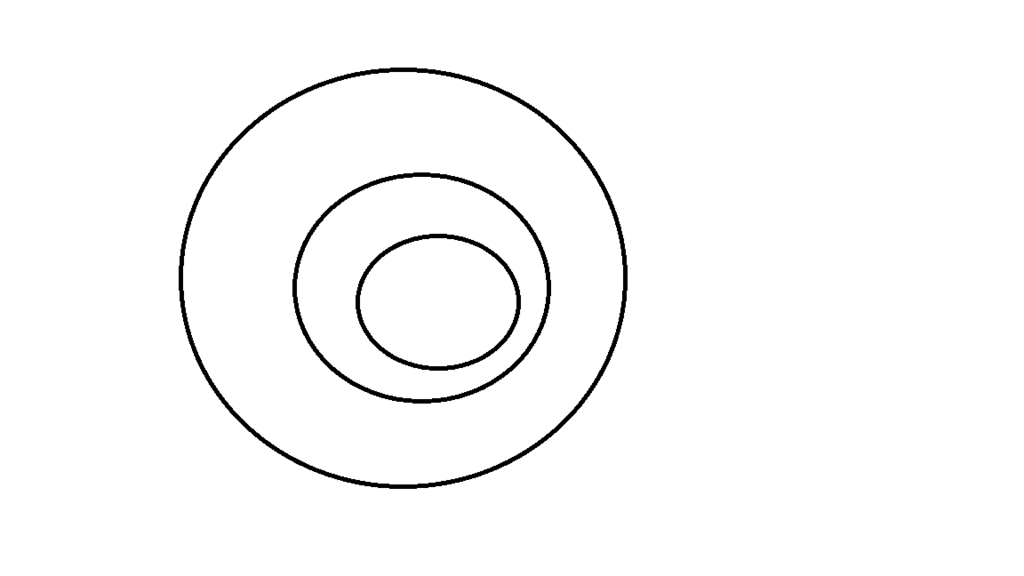
#> input picture test2.png, 1024 x 576 px
$ python ,findContours.py
#> lines starting #> are read from the running program, lines starting #| are printed output that depends on the picture; after the words box and inside, x2 and y2 are one past the last pixel; in counts of white or black regions, pixels touching at a corner belong together
# -*- coding: utf-8 -*-
import cv2

img = cv2.imread("./test2.png")
#> img is the input picture: shape (576, 1024, 3); min 0, max 255, mean 250.1
gray = cv2.cvtColor(img,cv2.COLOR_BGR2GRAY)

ret,hierarchy = cv2.findContours(gray, cv2.RETR_TREE, cv2.CHAIN_APPROX_NONE )
#> ret = 7 contours; box (x1, y1, x2, y2) and area: (0, 0, 1024, 576) 588225, (178, 67, 628, 489) 148080, (182, 71, 624, 485) 143005, (292, 172, 551, 404) 46630, (296, 176, 547, 400) 43798, (355, 233, 521, 371) 17614, (359, 238, 517, 367) 15863
# [5 lines of commented-out code are left out]

cv2.drawContours(img, ret[0], -1,(255,  0,  0),3)
cv2.drawContours(img, ret[1], -1,(  0,255,  0),3)
cv2.drawContours(img, ret[2], -1,(  0,  0,255),3)
cv2.drawContours(img, ret[3], -1,(255,255,  0),3)
cv2.drawContours(img, ret[4], -1,(  0,255,255),3)
cv2.drawContours(img, ret[5], -1,(255,  0,255),3)
cv2.drawContours(img, ret[6], -1,(  0,  0,  0),3)
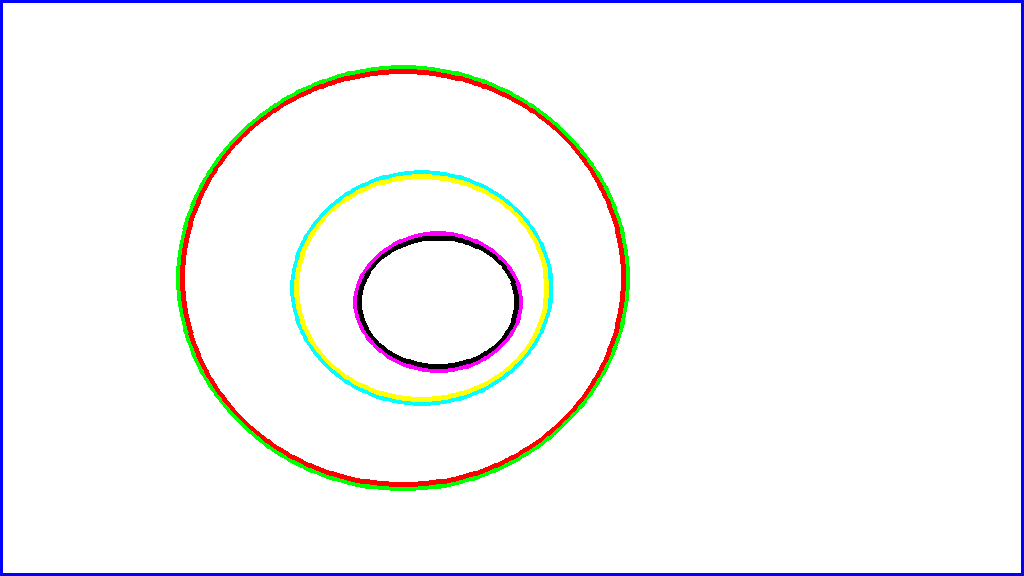
#> img: shape (576, 1024, 3); mean B, G, R 247.8, 246.6, 246.5
cv2.imshow('image', img)
cv2.waitKey(0)


#> (the run stopped early here; a loop or call above may not have finished)
